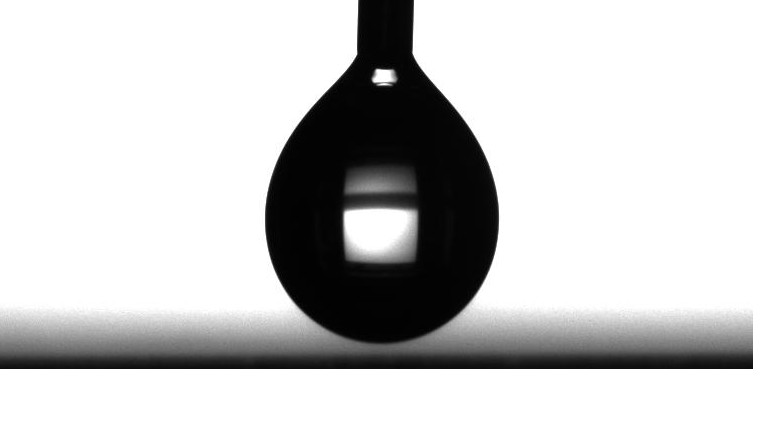
#> input picture droplets/droplet_shifted.jpg, 766 x 435 px
$ python extract_circle.py   (Python 2 division)
#> lines starting #> are read from the running program, lines starting #| are printed output that depends on the picture; after the words box and inside, x2 and y2 are one past the last pixel; in counts of white or black regions, pixels touching at a corner belong together
import cv2
from numpy import *
from matplotlib     import pyplot as plt, cm, colors
from scipy      	import optimize


BLACK = (0, 0, 0)

img = cv2.imread('droplets/droplet_shifted.jpg')
#> img is the input picture: shape (435, 766, 3); min 0, max 255, mean 202.3

h, w = img.shape[0:2]
#> h = 435; w = 766

c1, c2 = w/2, h/2
#> c1 = 383; c2 = 217

cv2.circle(img, (c1, c2), w/8, BLACK, thickness=-1)
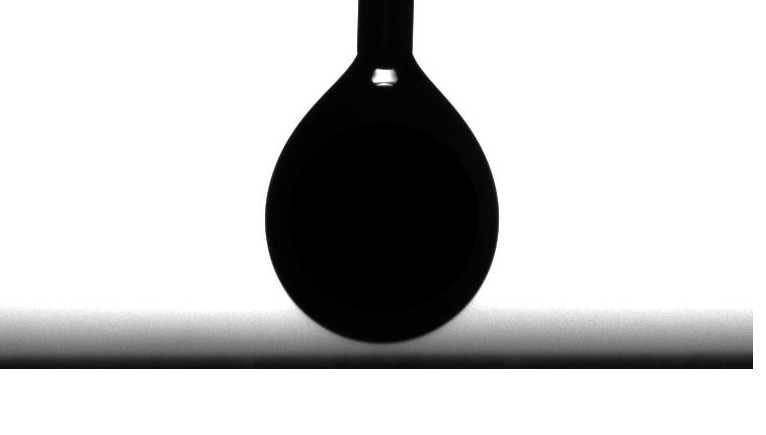
#> img: shape (435, 766, 3); 8.51% of pixels changed, all inside (x1, y1, x2, y2) = (288, 122, 479, 313)
r1 = 125
x1, x2 = c1-r1, c1+r1
#> x1 = 258; x2 = 508
y1, y2 = c2-50, c2+140
#> y1 = 167; y2 = 357

img = img[y1:y2, x1:x2]
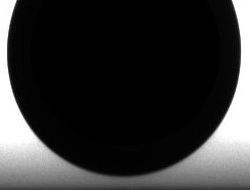
#> img: shape (190, 250, 3); min 0, max 255, mean 49.5
ret,img = cv2.threshold(img,20,225,cv2.THRESH_BINARY)
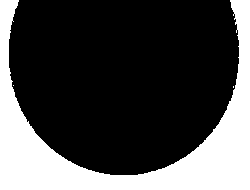
#> img: shape (190, 250, 3); values 0 (black) and 225 (white), 28.4% white; 3 white regions (2 under 20 px), largest, box (x1, y1, x2, y2) and area: (0, 0, 250, 190) 13465
edges = cv2.Canny(img, 30, 80)
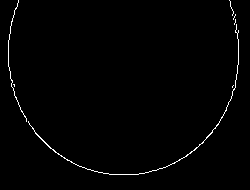
#> edges: shape (190, 250); 1.1% white in thin lines or dots, all inside (x1, y1, x2, y2) = (8, 0, 239, 175)
img[edges != 0] = (0, 255, 0)
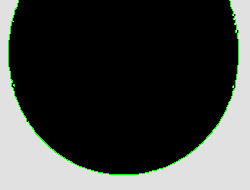
#> img: shape (190, 250, 3); 1.08% of pixels changed, all inside (x1, y1, x2, y2) = (8, 0, 239, 175)

#plt.imshow(img)
cv2.imwrite('output/droplet_filled.jpg', img)
cv2.imwrite('output/droplet_edges.jpg',edges)
#> (the run stopped early here; a loop or call above may not have finished)

$ run again, with droplets/Hexadecane_PendantDrop_shifted.jpg copied over droplets/droplet_shifted.jpg
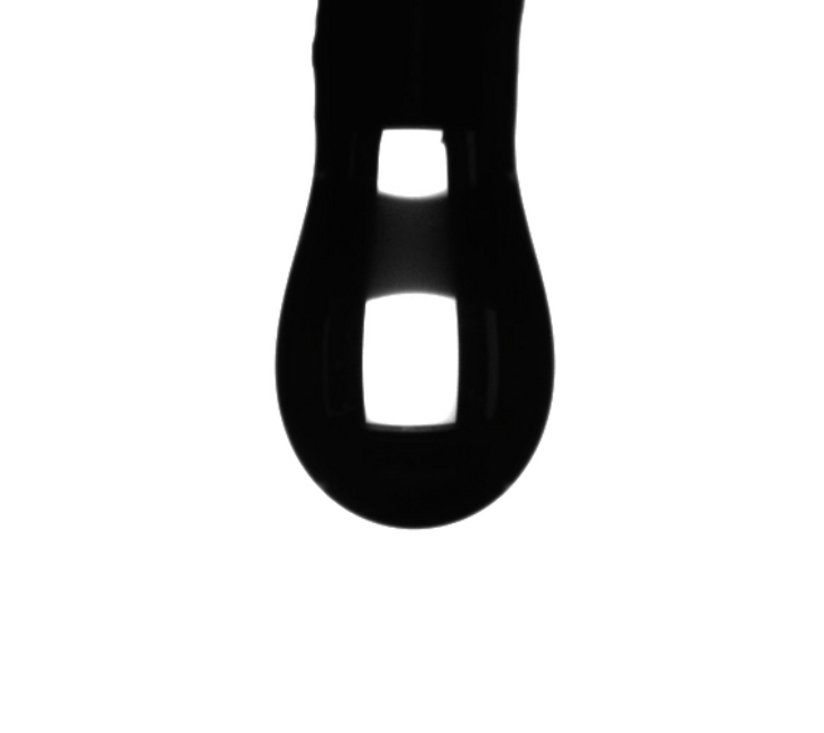
#> input picture droplets/Hexadecane_PendantDrop_shifted.jpg, 824 x 733 px
#> img is the input picture: shape (733, 824, 3); mean B, G, R 213.4, 213.4, 213.4
#> `ret,img = cv2.threshold(img,20,225,cv2.THRESH_BINARY)`:
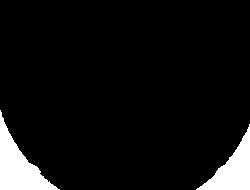
#> img: shape (190, 250, 3); values 0 (black) and 225 (white), 7.1% white; 2 white regions, box (x1, y1, x2, y2) and area: (0, 110, 60, 190) 1892, (196, 124, 250, 190) 1465
#> edges: shape (190, 250); 0.43% white in thin lines or dots, all inside (x1, y1, x2, y2) = (0, 110, 250, 190)
#> `img[edges != 0] = (0, 255, 0)`:
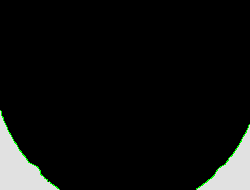
#> img: shape (190, 250, 3); 0.43% of pixels changed, all inside (x1, y1, x2, y2) = (0, 110, 250, 190)
